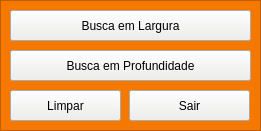
   <widget class="QFrame" name="frame_2">
    <property name="geometry">
     <rect>
      <x>1000</x>
      <y>570</y>
      <width>261</width>
      <height>131</height>
     </rect>
    </property>
    <property name="styleSheet">
     <string notr="true">background-color: rgb(245, 121, 0);</string>
    </property>
    <property name="frameShape">
     <enum>QFrame::StyledPanel</enum>
    </property>
    <property name="frameShadow">
     <enum>QFrame::Raised</enum>
    </property>
    <widget class="QPushButton" name="Limpar">
     <property name="geometry">
      <rect>
       <x>10</x>
       <y>90</y>
       <width>111</width>
       <height>31</height>
      </rect>
     </property>
     <property name="styleSheet">
      <string notr="true">background-color: rgb(238, 238, 236);</string>
     </property>
     <property name="text">
      <string>Limpar</string>
     </property>
    </widget>
    <widget class="QPushButton" name="Sair">
     <property name="geometry">
      <rect>
       <x>129</x>
       <y>90</y>
       <width>121</width>
       <height>31</height>
      </rect>
     </property>
     <property name="styleSheet">
      <string notr="true">background-color: rgb(238, 238, 236);
</string>
     </property>
     <property name="text">
      <string>Sair</string>
     </property>
    </widget>
    <widget class="QPushButton" name="Busca_em_Profundidade">
     <property name="geometry">
      <rect>
       <x>10</x>
       <y>50</y>
       <width>241</width>
       <height>31</height>
      </rect>
     </property>
     <property name="styleSheet">
      <string notr="true">background-color: rgb(238, 238, 236);</string>
     </property>
     <property name="text">
      <string>Busca em Profundidade</string>
     </property>
    </widget>
    <widget class="QPushButton" name="Busca_em_Largura">
     <property name="geometry">
      <rect>
       <x>10</x>
       <y>10</y>
       <width>241</width>
       <height>31</height>
      </rect>
     </property>
     <property name="toolTipDuration">
      <number>-1</number>
     </property>
     <property name="styleSheet">
      <string notr="true">background-color: rgb(238, 238, 236);</string>
     </property>
     <property name="text">
      <string>Busca em Largura</string>
     </property>
    </widget>
   </widget>
